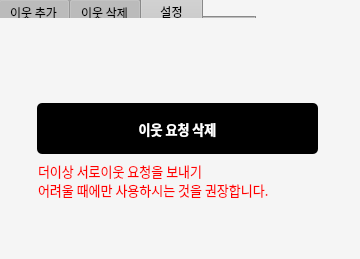
<?xml version="1.0" encoding="UTF-8"?>
<ui version="4.0">
 <class>MainWindow</class>
 <widget class="QMainWindow" name="MainWindow">
  <property name="geometry">
   <rect>
    <x>0</x>
    <y>0</y>
    <width>360</width>
    <height>259</height>
   </rect>
  </property>
  <property name="windowTitle">
   <string>MainWindow</string>
  </property>
  <property name="styleSheet">
   <string notr="true">background-color: #f5f5f5;</string>
  </property>
  <widget class="QWidget" name="centralwidget">
   <widget class="QTabWidget" name="tabWidget">
    <property name="geometry">
     <rect>
      <x>-2</x>
      <y>-3</y>
      <width>258</width>
      <height>21</height>
     </rect>
    </property>
    <property name="baseSize">
     <size>
      <width>10</width>
      <height>10</height>
     </size>
    </property>
    <property name="font">
     <font>
      <family>Spoqa Han Sans Neo</family>
      <pointsize>9</pointsize>
     </font>
    </property>
    <property name="styleSheet">
     <string notr="true">background-color:#C0C0C0;</string>
    </property>
    <property name="currentIndex">
     <number>2</number>
    </property>
    <property name="iconSize">
     <size>
      <width>50</width>
      <height>50</height>
     </size>
    </property>
    <widget class="QWidget" name="TabAdd_2">
     <attribute name="title">
      <string>이웃 추가</string>
     </attribute>
    </widget>
    <widget class="QWidget" name="TabDelete_2">
     <property name="sizePolicy">
      <sizepolicy hsizetype="Ignored" vsizetype="Preferred">
       <horstretch>0</horstretch>
       <verstretch>0</verstretch>
      </sizepolicy>
     </property>
     <attribute name="title">
      <string>이웃 삭제</string>
     </attribute>
    </widget>
    <widget class="QWidget" name="tab_2">
     <attribute name="title">
      <string>   설정   </string>
     </attribute>
    </widget>
   </widget>
   <widget class="QPushButton" name="AddFriendBtn">
    <property name="geometry">
     <rect>
      <x>37</x>
      <y>103</y>
      <width>281</width>
      <height>51</height>
     </rect>
    </property>
    <property name="sizePolicy">
     <sizepolicy hsizetype="Fixed" vsizetype="Fixed">
      <horstretch>0</horstretch>
      <verstretch>0</verstretch>
     </sizepolicy>
    </property>
    <property name="font">
     <font>
      <family>Spoqa Han Sans Neo Bold</family>
      <pointsize>10</pointsize>
      <weight>75</weight>
      <bold>true</bold>
     </font>
    </property>
    <property name="styleSheet">
     <string notr="true">background-color: black;
border-radius: 5px;
color : white;</string>
    </property>
    <property name="text">
     <string>이웃 요청 삭제</string>
    </property>
   </widget>
   <widget class="QLabel" name="label_9">
    <property name="geometry">
     <rect>
      <x>38</x>
      <y>155</y>
      <width>314</width>
      <height>51</height>
     </rect>
    </property>
    <property name="sizePolicy">
     <sizepolicy hsizetype="Fixed" vsizetype="Fixed">
      <horstretch>0</horstretch>
      <verstretch>0</verstretch>
     </sizepolicy>
    </property>
    <property name="font">
     <font>
      <family>Spoqa Han Sans Neo</family>
      <pointsize>9</pointsize>
     </font>
    </property>
    <property name="styleSheet">
     <string notr="true">color:red;</string>
    </property>
    <property name="text">
     <string>&lt;html&gt;&lt;head/&gt;&lt;body&gt;&lt;p&gt;&lt;span style=&quot; font-size:10pt;&quot;&gt;더이상 서로이웃 요청을 보내기&lt;br/&gt; 어려울 때에만 사용하시는 것을 권장합니다.&lt;/span&gt;&lt;/p&gt;&lt;/body&gt;&lt;/html&gt;</string>
    </property>
   </widget>
  </widget>
  <widget class="QStatusBar" name="statusbar"/>
 </widget>
 <resources/>
 <connections/>
</ui>
